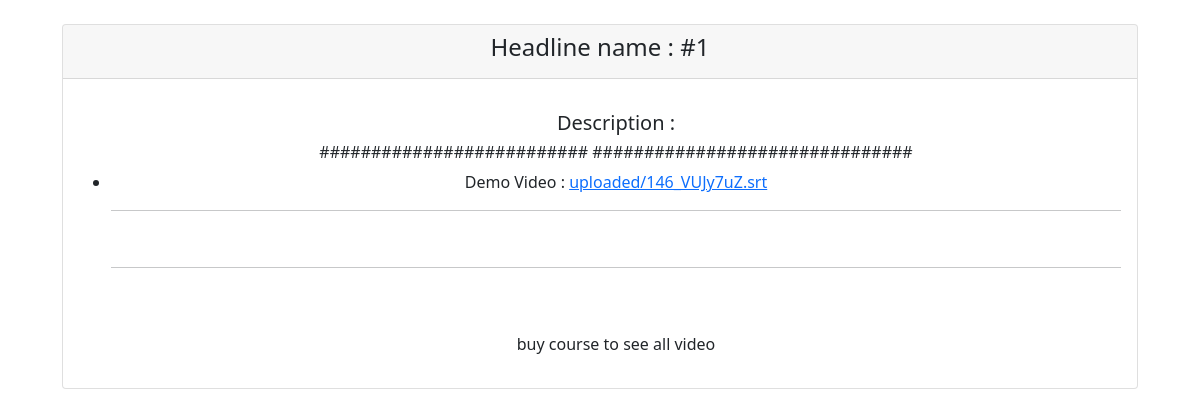
Screenshot of /videos/19 with the database file from the repository.
### blog/models.py (models this page shows, shortened)
class Headline(models.Model):
    name = models.CharField('Name', max_length=100)
    description = models.TextField('Description')
    course = models.ForeignKey(Course, on_delete=models.CASCADE, null=True, default=None, blank=True)

class Video(models.Model):
    head_line = models.ForeignKey(Headline, on_delete=models.CASCADE, null=True, default=None, blank=True)
    file = models.FileField(upload_to = 'uploaded', null=True)
    course = models.ForeignKey(Course, on_delete=models.CASCADE, null=True, default=None, blank=True)
    demo = models.BooleanField()

### blog/views.py (the view)
# urls.py: path('videos/<headline_id>', views.video, name='videos'),
def video(request, headline_id):
    headline = Headline.objects.get(pk=headline_id)
    course = Course.objects.get(name=headline.course.name)
    video = Video.objects.filter(head_line=headline_id)
    return render(
        request,
        'videos.html',
        {
            "headline": headline,
            "video": video,
            "course": course,
        }
    )

### templates/videos.html (shortened to what this page needs)
{% extends 'base.html' %}
{% block content %}
{% load static %}
<center>
        <div style="margin-left: 20px; margin-right: 20px;" class="card">
            <div class="card-header">
            <h4 class="card-title">Headline name :  {{ headline.name }}</h4>
        </div>
        <div class="card-body">
            <p class="card-text">
                <ul>
                    <h5>Description : </h5>  <h6>{{ headline.description }}</h6>
                    {% for video in video %}
                    {% if video.demo %}
                    <li>Demo Video :  <a href="{{ video.file.url }}">{{ video.file }}</a></li><hr>
                    {% endif %}
                    {% endfor %}
    <br>
                    <hr>
<br>
                    {% if request.user not in course.buyer.all %}
                    <br>
                    <p>buy course to see all video</p>
                    {% endif %}
                </ul>
            </div>
        </div>
        <br>
</center>
{% endblock %}

### rows the page displays
Headline: name "#1", description "########################## ###############################"
Video: file "uploaded/146_VUJy7uZ.srt"
